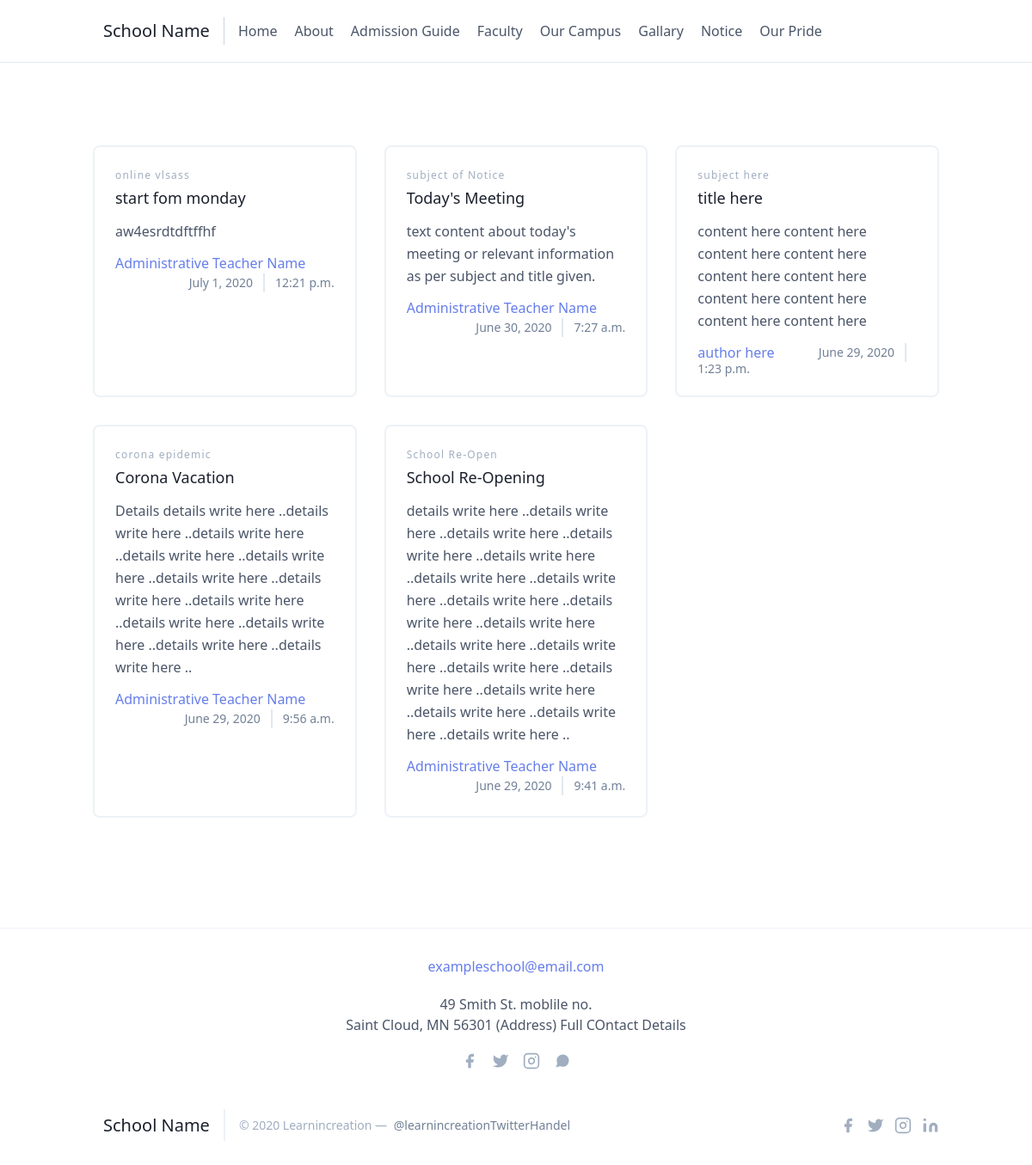
The page /notice/ on the database its author committed.
### info/models.py (models this page shows, shortened)
class Notice(models.Model):
    subject = models.CharField(max_length = 100)
    title = models.CharField(max_length = 100)
    published = models.DateTimeField(auto_now_add = True)
    author = models.CharField(max_length = 100)
    textcontent = models.TextField(null = True, blank = True)
    class Meta:
        ordering = ['-published']

### info/views.py (the view)
# urls.py: path('notice/', views.notice, name='notice'),
def notice(request):
    notice = Notice.objects.all()
    context = {'notice':notice}
    return render(request, 'info/notice.html', context)

### info/templates/info/notice.html
{% extends 'info/base.html' %}
{% load static %}
{% block content %}
<section class="text-gray-700 body-font">
  <div class="container px-5 py-24 mx-auto">
    <div class="flex flex-wrap -m-4">
    {% for notice in notice %}
      <div class="p-4 md:w-1/3">
        <div class="h-full border-2 border-gray-200 rounded-lg overflow-hidden">
          <div class="p-6">
            <h2 class="tracking-widest text-xs title-font font-medium text-gray-500 mb-1">{{notice.subject}}</h2>
            <h1 class="title-font text-lg font-medium text-gray-900 mb-3">{{notice.title}}</h1>
            <p class="leading-relaxed mb-3">{{notice.textcontent}}</p>
            <div class="flex items-center flex-wrap ">
              <a class="text-indigo-500 inline-flex items-center md:mb-2 lg:mb-0">{{notice.author}}</a>
              <span class="text-gray-600 mr-3 inline-flex items-center lg:ml-auto md:ml-0 ml-auto leading-none text-sm pr-3 py-1 border-r-2 border-gray-300">
                {{notice.published|date}}
              </span>
              <span class="text-gray-600 inline-flex items-center leading-none text-sm">
              {{notice.published|time}}
              </span>
            </div>
          </div>
        </div>
      </div>
    {% endfor %}
    </div>
  </div>
</section>
{% endblock content %}

### rows shown on the page
Notice: subject "online vlsass", title "start fom monday", textcontent "aw4esrdtdftffhf", author "Administrative Teacher Name", published "July 1, 2020", published "12:21 p.m."
Notice: subject "subject of Notice", title "Today's Meeting", textcontent "text content about today's meeting or relevant information as per subject and title given.", author "Administrative Teacher Name", published "June 30, 2020", published "7:27 a.m."
Notice: subject "subject here", title "title here", textcontent "content here content here content here content here content here content here content here content here content here content here", author "author here", published "June 29, 2020", published "1:23 p.m."
Notice: subject "corona epidemic", title "Corona Vacation", textcontent "Details details write here ..details write here ..details write here ..details write here ..details write here ..details write here ..details write here ..details write here ..details write here ..details write here ..details write here ..details write here ..", author "Administrative Teacher Name", published "June 29, 2020", published "9:56 a.m."
Notice: subject "School Re-Open", title "School Re-Opening", textcontent "details write here ..details write here ..details write here ..details write here ..details write here ..details write here ..details write here ..details write here ..details write here ..details write here ..details write here ..details write here ..details write here ..details write here ..details write here ..details write here ..details write here ..details write here ..", author "Administrative Teacher Name", published "June 29, 2020", published "9:41 a.m."
